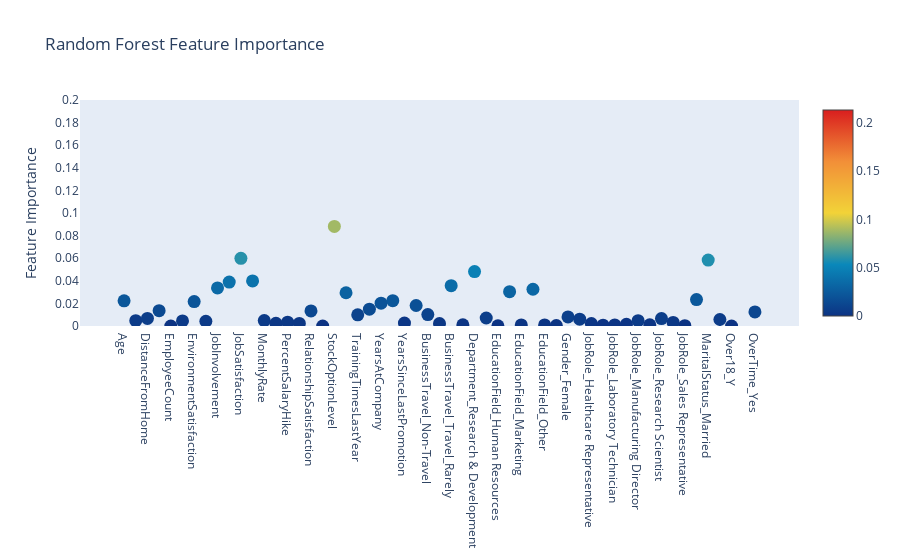

Notebook cell for this chart:
### Code cell
import plotly.graph_objs as go
import plotly.offline as py

# Create a scatter plot for feature importances
trace = go.Scatter(
    y=rf.feature_importances_,
    x=attrition_final.columns,
    mode='markers',
    marker=dict(
        size=13,
        color=rf.feature_importances_,
        colorscale='Portland',
        showscale=True
    ),
    text=attrition_final.columns
)

data = [trace]

# Calculate the y-axis range and interval size
y_min = 0  # Minimum value for the y-axis
y_max = 0.2  # Maximum value for the y-axis
num_intervals = 10  # Number of intervals
interval_size = (y_max - y_min) / num_intervals  # Calculate the interval size

# Define the layout with a custom y-axis range
layout = go.Layout(
    autosize=True,
    title='Random Forest Feature Importance',
    hovermode='closest',
    xaxis=dict(
        ticklen=5,
        showgrid=False,
        zeroline=False,
        showline=False
    ),
    yaxis=dict(
        title='Feature Importance',
        showgrid=False,
        zeroline=False,
        ticklen=5,
        gridwidth=2,
        range=[y_min, y_max],  # Set the y-axis range
        tickvals=[i * interval_size for i in range(num_intervals + 1)]  # Set tick values
    ),
    showlegend=False
)

fig = go.Figure(data=data, layout=layout)

# Plot the figure
py.iplot(fig, filename='scatter2010')

### Figure 1 — Plotly figure (JSON) as saved in the notebook; plotly's stock layout.template omitted (floating-point values rounded to 4 significant figures)
{"data": [{"marker": {"color": [0.02231, 0.004716, 0.006691, 0.01358, 0, 0.0045, 0.02158, 0.004188, 0.03369, 0.03888, 0.0599, 0.03986, 0.004843, 0.0024, 0.003381, 0.002266, 0.01336, 0, 0.08814, 0.02944, 0.009892, 0.01491, 0.02022, 0.02237, 0.002614, 0.01816, 0.01008, 0.002196, 0.03566, 0.001099, 0.04818, 0.007088, 0.0001291, 0.0304, 0.0009806, 0.03252, 0.0009563, 0.0004593, 0.008071, 0.006017, 0.002124, 0.000747, 0.0009341, 0.001522, 0.004735, 0.001101, 0.006604, 0.003165, 0.0003218, 0.02341, 0.0583, 0.005739, 0, 0.2131, 0.01244], "colorscale": [[0, "rgb(12,51,131)"], [0.25, "rgb(10,136,186)"], [0.5, "rgb(242,211,56)"], [0.75, "rgb(242,143,56)"], [1, "rgb(217,30,30)"]], "showscale": true, "size": 13}, "mode": "markers", "text": ["Age", "DailyRate", "DistanceFromHome", "Education", "EmployeeCount", "EmployeeNumber", "EnvironmentSatisfaction", "HourlyRate", "JobInvolvement", "JobLevel", "JobSatisfaction", "MonthlyIncome", "MonthlyRate", "NumCompaniesWorked", "PercentSalaryHike", "PerformanceRating", "RelationshipSatisfaction", "StandardHours", "StockOptionLevel", "TotalWorkingYears", "TrainingTimesLastYear", "WorkLifeBalance", "YearsAtCompany", "YearsInCurrentRole", "YearsSinceLastPromotion", "YearsWithCurrManager", "BusinessTravel_Non-Travel", "BusinessTravel_Travel_Frequently", "BusinessTravel_Travel_Rarely", "Department_Human Resources", "Department_Research & Development", "Department_Sales", "EducationField_Human Resources", "EducationField_Life Sciences", "EducationField_Marketing", "EducationField_Medical", "EducationField_Other", "EducationField_Technical Degree", "Gender_Female", "Gender_Male", "JobRole_Healthcare Representative", "JobRole_Human Resources", "JobRole_Laboratory Technician", "JobRole_Manager", "JobRole_Manufacturing Director", "JobRole_Research Director", "JobRole_Research Scientist", "JobRole_Sales Executive", "JobRole_Sales Representative", "MaritalStatus_Divorced", "MaritalStatus_Married", "MaritalStatus_Single", "Over18_Y", "OverTime_No", "OverTime_Yes"], "type": "scatter", "x": ["Age", "DailyRate", "DistanceFromHome", "Education", "EmployeeCount", "EmployeeNumber", "EnvironmentSatisfaction", "HourlyRate", "JobInvolvement", "JobLevel", "JobSatisfaction", "MonthlyIncome", "MonthlyRate", "NumCompaniesWorked", "PercentSalaryHike", "PerformanceRating", "RelationshipSatisfaction", "StandardHours", "StockOptionLevel", "TotalWorkingYears", "TrainingTimesLastYear", "WorkLifeBalance", "YearsAtCompany", "YearsInCurrentRole", "YearsSinceLastPromotion", "YearsWithCurrManager", "BusinessTravel_Non-Travel", "BusinessTravel_Travel_Frequently", "BusinessTravel_Travel_Rarely", "Department_Human Resources", "Department_Research & Development", "Department_Sales", "EducationField_Human Resources", "EducationField_Life Sciences", "EducationField_Marketing", "EducationField_Medical", "EducationField_Other", "EducationField_Technical Degree", "Gender_Female", "Gender_Male", "JobRole_Healthcare Representative", "JobRole_Human Resources", "JobRole_Laboratory Technician", "JobRole_Manager", "JobRole_Manufacturing Director", "JobRole_Research Director", "JobRole_Research Scientist", "JobRole_Sales Executive", "JobRole_Sales Representative", "MaritalStatus_Divorced", "MaritalStatus_Married", "MaritalStatus_Single", "Over18_Y", "OverTime_No", "OverTime_Yes"], "y": [0.02231, 0.004716, 0.006691, 0.01358, 0, 0.0045, 0.02158, 0.004188, 0.03369, 0.03888, 0.0599, 0.03986, 0.004843, 0.0024, 0.003381, 0.002266, 0.01336, 0, 0.08814, 0.02944, 0.009892, 0.01491, 0.02022, 0.02237, 0.002614, 0.01816, 0.01008, 0.002196, 0.03566, 0.001099, 0.04818, 0.007088, 0.0001291, 0.0304, 0.0009806, 0.03252, 0.0009563, 0.0004593, 0.008071, 0.006017, 0.002124, 0.000747, 0.0009341, 0.001522, 0.004735, 0.001101, 0.006604, 0.003165, 0.0003218, 0.02341, 0.0583, 0.005739, 0, 0.2131, 0.01244]}], "layout": {"autosize": true, "hovermode": "closest", "showlegend": false, "title": {"text": "Random Forest Feature Importance"}, "xaxis": {"autorange": true, "range": [-3.606, 57.61], "showgrid": false, "showline": false, "ticklen": 5, "type": "category", "zeroline": false}, "yaxis": {"gridwidth": 2, "range": [0, 0.2], "showgrid": false, "ticklen": 5, "tickvals": [0, 0.02, 0.04, 0.06, 0.08, 0.1, 0.12, 0.14, 0.16, 0.18, 0.2], "title": {"text": "Feature Importance"}, "type": "linear", "zeroline": false}}}
